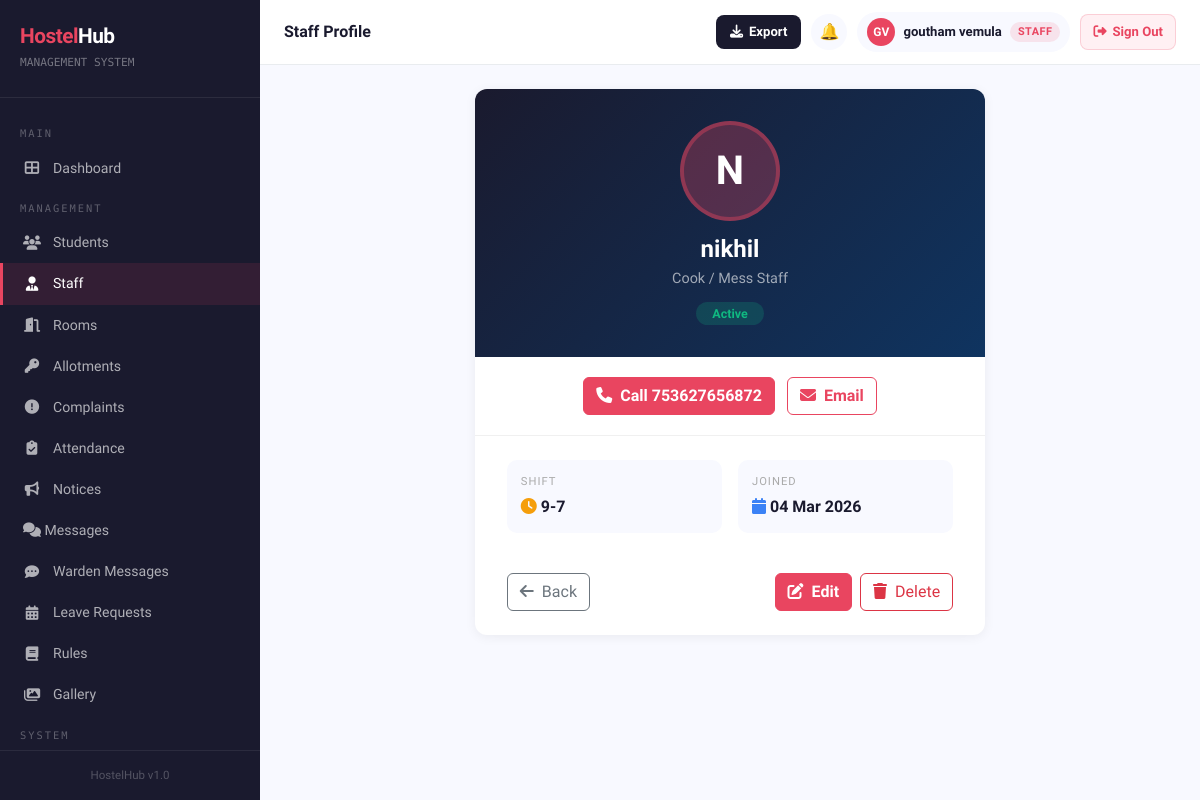
/staff/3/ (signed in), run on the app's committed database.
### hostelapp/models.py (models this page shows, shortened)
class StaffMember(models.Model):
    ROLE_CHOICES = [
        ('warden', 'Warden'),
        ('assistant_warden', 'Assistant Warden'),
        ('security', 'Security Guard'),
        ('cleaner', 'Cleaner / Housekeeping'),
        ('electrician', 'Electrician'),
        ('plumber', 'Plumber'),
        ('cook', 'Cook / Mess Staff'),
        ('admin', 'Admin Staff'),
        ('other', 'Other'),
    ]
    STATUS_CHOICES = [
        ('active', 'Active'),
        ('inactive', 'Inactive'),
        ('on_leave', 'On Leave'),
    ]
    name        = models.CharField(max_length=100)
    role        = models.CharField(max_length=30, choices=ROLE_CHOICES)
    phone       = models.CharField(max_length=15)
    email       = models.EmailField(blank=True)
    address     = models.TextField(blank=True)
    shift       = models.CharField(max_length=50, blank=True, help_text="e.g. Morning 6AM-2PM")
    photo       = models.ImageField(upload_to='staff/', blank=True, null=True)
    status      = models.CharField(max_length=15, choices=STATUS_CHOICES, default='active')
    joined_date = models.DateField(null=True, blank=True)
    notes       = models.TextField(blank=True)
    class Meta:
        ordering = ['role', 'name']

### hostelapp/views.py (the view)
# urls.py: path('staff/<int:pk>/', views.staff_detail, name='staff_detail'),
@login_required
def staff_detail(request, pk):
    if not is_admin(request.user):
        messages.error(request, 'Access denied.')
        return redirect('dashboard')
    member = get_object_or_404(StaffMember, pk=pk)
    return render(request, 'hostelapp/staff_detail.html', {'member': member})

### hostelapp/templates/hostelapp/staff_detail.html (shortened to what this page needs)
{% extends 'hostelapp/base.html' %}
{% block page_title %}Staff Profile
{% endblock %}
{% block content %}
<div class="row justify-content-center">
    <div class="col-lg-7">
        <div class="card">
            <div class="card-body p-0">
                <div style="background:linear-gradient(135deg,#1a1a2e,#0f3460);border-radius:12px 12px 0 0;padding:32px;text-align:center;">
                    {% if member.photo %}
                    <img src="{{ member.photo.url }}" alt="{{ member.name }}"
                        style="width:100px;height:100px;border-radius:50%;object-fit:cover;border:4px solid rgba(255,255,255,0.2);margin-bottom:14px;">
                    {% else %}
                    <div style="width:100px;height:100px;border-radius:50%;background:rgba(233,69,96,0.3);border:4px solid rgba(233,69,96,0.4);display:flex;align-items:center;justify-content:center;font-size:2.5rem;color:#fff;margin:0 auto 14px;font-weight:700;">
                        {{ member.name|first|upper }}
                    </div>
                    {% endif %}
                    <h4 style="color:#fff;font-weight:800;margin-bottom:4px;">{{ member.name }}</h4>
                    <div style="color:rgba(255,255,255,0.6);font-size:0.9rem;margin-bottom:12px;">{{ member.get_role_display }}</div>
                    <span style="padding:4px 16px;border-radius:20px;font-size:0.78rem;font-weight:700;
                        {% if member.status == 'active' %}background:rgba(16,185,129,0.2);color:#10b981;
                        {% elif member.status == 'on_leave' %}background:rgba(245,158,11,0.2);color:#f59e0b;
                        {% else %}background:rgba(150,150,150,0.2);color:#ccc;{% endif %}">
                        {{ member.get_status_display }}
                    </span>
                </div>
                <div style="padding:20px 32px;border-bottom:1px solid #f0f0f0;display:flex;gap:12px;justify-content:center;flex-wrap:wrap;">
                    <a href="tel:{{ member.phone }}" class="btn btn-primary">
                        <i class="fas fa-phone me-2"></i>Call {{ member.phone }}
                    </a>
                    {% if member.email %}
                    <a href="mailto:{{ member.email }}" class="btn btn-outline-primary">
                        <i class="fas fa-envelope me-2"></i>Email
                    </a>
                    {% endif %}
                </div>
                <div style="padding:24px 32px;">
                    <div class="row g-3">
                        {% if member.shift %}
                        <div class="col-sm-6">
                            <div style="background:#f8f9ff;border-radius:10px;padding:14px;">
                                <div style="font-size:0.7rem;color:#aaa;letter-spacing:1px;text-transform:uppercase;margin-bottom:4px;">SHIFT</div>
                                <div style="font-weight:600;color:#1a1a2e;"><i class="fas fa-clock me-1" style="color:#f59e0b;"></i>{{ member.shift }}</div>
                            </div>
                        </div>
                        {% endif %}
                        {% if member.joined_date %}
                        <div class="col-sm-6">
                            <div style="background:#f8f9ff;border-radius:10px;padding:14px;">
                                <div style="font-size:0.7rem;color:#aaa;letter-spacing:1px;text-transform:uppercase;margin-bottom:4px;">JOINED</div>
                                <div style="font-weight:600;color:#1a1a2e;"><i class="fas fa-calendar me-1" style="color:#3b82f6;"></i>{{ member.joined_date|date:"d M Y" }}</div>
                            </div>
                        </div>
                        {% endif %}
                    </div>
                </div>
                <div style="padding:16px 32px 24px;display:flex;gap:12px;justify-content:space-between;">
                    <a href="{% url 'staff_list' %}" class="btn btn-outline-secondary">
                        <i class="fas fa-arrow-left me-2"></i>Back
                    </a>
                    <div class="d-flex gap-2">
                        <a href="{% url 'staff_edit' member.pk %}" class="btn btn-primary">
                            <i class="fas fa-edit me-2"></i>Edit
                        </a>
                        <form method="post" action="{% url 'staff_delete' member.pk %}"
                              onsubmit="return confirm('Delete {{ member.name }}?')">
                            <button type="submit" class="btn btn-outline-danger">
                                <i class="fas fa-trash me-2"></i>Delete
                            </button>
                        </form>
                    </div>
                </div>
            </div>
        </div>
    </div>
</div>
{% endblock %}

### hostelapp/templates/hostelapp/base.html (shortened to what this page needs)
<!DOCTYPE html>
<html lang="en">
<head>
    <link href="https://cdn.jsdelivr.net/npm/bootstrap@5.3.0/dist/css/bootstrap.min.css" rel="stylesheet">
    <link href="https://cdnjs.cloudflare.com/ajax/libs/font-awesome/6.4.0/css/all.min.css" rel="stylesheet">
</head>
<body>
{% if user.is_authenticated %}
<div class="sidebar" id="sidebar">
    <div class="sidebar-brand">
        <h4><span>Hostel</span>Hub</h4>
        <small>MANAGEMENT SYSTEM</small>
    </div>
    <nav class="sidebar-nav">
        <div class="nav-section-label">Main</div>
        <a href="{% url 'dashboard' %}" class="{% if request.resolver_match.url_name == 'dashboard' %}active{% endif %}">
            <i class="fas fa-th-large"></i> Dashboard
        </a>
        {% if user.is_staff or user.is_superuser or perms.hostelapp.change_room or perms.hostelapp.add_roomallotment or perms.hostelapp.change_complaint or perms.hostelapp.view_studentprofile %}
        {% if user.is_superuser %}
        <div class="nav-section-label">Management</div>
        <a href="{% url 'student_list' %}" class="{% if 'student' in request.resolver_match.url_name %}active{% endif %}">
            <i class="fas fa-users"></i> Students
        </a>
        <a href="{% url 'staff_list' %}" class="{% if 'staff' in request.resolver_match.url_name %}active{% endif %}">
            <i class="fas fa-user-tie"></i> Staff
        </a>
        <a href="{% url 'room_list' %}" class="{% if 'room' in request.resolver_match.url_name %}active{% endif %}">
            <i class="fas fa-door-open"></i> Rooms
        </a>
        <a href="{% url 'allotment_list' %}" class="{% if 'allotment' in request.resolver_match.url_name %}active{% endif %}">
            <i class="fas fa-key"></i> Allotments
        </a>
        <a href="{% url 'complaint_list' %}" class="{% if 'complaint' in request.resolver_match.url_name %}active{% endif %}">
            <i class="fas fa-exclamation-circle"></i> Complaints
        </a>
        <a href="{% url 'attendance_list' %}" {% if request.resolver_match.url_name == 'attendance_list' or request.resolver_match.url_name == 'attendance_report' %}class="active"{% endif %}>
            <i class="fas fa-clipboard-check"></i> Attendance
        </a>
        <a href="{% url 'notice_list' %}" class="{% if 'notice' in request.resolver_match.url_name %}active{% endif %}">
            <i class="fas fa-bullhorn"></i> Notices
        </a>
        <a href="{% url 'inbox' %}" class="{% if request.resolver_match.url_name == 'inbox' or request.resolver_match.url_name == 'chat' %}active{% endif %}" style="justify-content:space-between;">
            <span><i class="fas fa-comments"></i> Messages</span>
        </a>
        <a href="{% url 'warden_inbox' %}" class="{% if request.resolver_match.url_name == 'warden_inbox' or request.resolver_match.url_name == 'warden_chat' %}active{% endif %}">
            <i class="fas fa-comment-dots"></i> Warden Messages
        </a>
        <a href="{% url 'leave_list' %}" class="{% if 'leave' in request.resolver_match.url_name %}active{% endif %}">
            <i class="fas fa-calendar-alt"></i> Leave Requests
        </a>
        <a href="{% url 'rules_list' %}" class="{% if 'rule' in request.resolver_match.url_name %}active{% endif %}">
            <i class="fas fa-book"></i> Rules
        </a>
        <a href="{% url 'gallery' %}" class="{% if 'gallery' in request.resolver_match.url_name %}active{% endif %}">
            <i class="fas fa-images"></i> Gallery
        </a>
        <div class="nav-section-label">System</div>
        {% endif %}
        {% endif %}
    </nav>
    <div class="sidebar-footer">
        <div style="font-size:0.72rem;color:rgba(255,255,255,0.25);text-align:center;">HostelHub v1.0</div>
    </div>
</div>
<div class="main-content">
    <div class="topbar">
        <div class="topbar-left">
            <h5>{% block page_title %}Dashboard{% endblock %}</h5>
        </div>
        <div class="topbar-right">
            {% if user.is_authenticated and user.is_staff or user.is_authenticated and user.is_superuser %}
            <button class="export-topbar-btn" onclick="document.getElementById('exportModal').style.display='flex'" title="Export Data">
                <i class="fas fa-download"></i>
                <span class="btn-label">Export</span>
            </button>
            {% endif %}
            <div style="position:relative;">
                <a href="{% url 'notifications_list' %}" class="topbar-icon-btn" title="Notifications">🔔</a>
            </div>
            {% if user.is_authenticated and not user.is_staff and not user.is_superuser %}
            <a href="{% url 'profile' %}" style="text-decoration:none;">
            {% else %}
            <a href="{% url 'admin_profile' %}" style="text-decoration:none;">
            {% endif %}
                <div class="user-badge">
                    {% if user.is_authenticated and not user.is_staff and not user.is_superuser %}
                        {% with profile=user.student_profile %}
                        {% if profile.profile_photo %}
                        <img src="{{ profile.profile_photo.url }}" style="width:28px;height:28px;border-radius:50%;object-fit:cover;border:2px solid #e94560;">
                        {% else %}
                        <div class="avatar">{{ user.first_name|first|upper }}{{ user.last_name|first|upper }}</div>
                        {% endif %}
                        {% endwith %}
                    {% else %}
                    <div class="avatar">{{ user.first_name|first|upper }}{{ user.last_name|first|upper }}</div>
                    {% endif %}
                    <span class="user-name">{{ user.get_full_name|default:user.username }}</span>
                    {% if user.is_staff or user.is_superuser %}
                    <span class="badge-admin hide-mobile">Staff</span>
                    {% endif %}
                </div>
            </a>
            <form method="post" action="{% url 'logout' %}" style="margin:0;">
                <button type="submit"
                   style="display:flex;align-items:center;gap:6px;background:#fff0f3;color:#e94560;
                          padding:7px 12px;border-radius:8px;font-size:0.82rem;cursor:pointer;
                          font-weight:700;border:1.5px solid rgba(233,69,96,0.2);transition:all 0.2s;
                          flex-shrink:0;font-family:'Sora',sans-serif;"
                   onmouseover="this.style.background='#e94560';this.style.color='#fff'"
                   onmouseout="this.style.background='#fff0f3';this.style.color='#e94560'">
                    <i class="fas fa-sign-out-alt"></i>
                    <span class="signout-text">Sign Out</span>
                </button>
            </form>
        </div>
    </div>
    <div class="content-area">
        {% block content %}{% endblock %}
    </div>
</div>
{% else %}
{% block public_content %}{% endblock %}
{% endif %}
</body>
</html>

### data on the page
StaffMember: name|first "N", name "nikhil", role "Cook / Mess Staff", status "Active", phone "753627656872", shift "9-7", joined_date "04 Mar 2026"

### other printed values
{{ user.first_name|first|upper }} "G"
{{ user.last_name|first|upper }} "V"
{{ user.get_full_name|default:user.username }} "goutham vemula"
